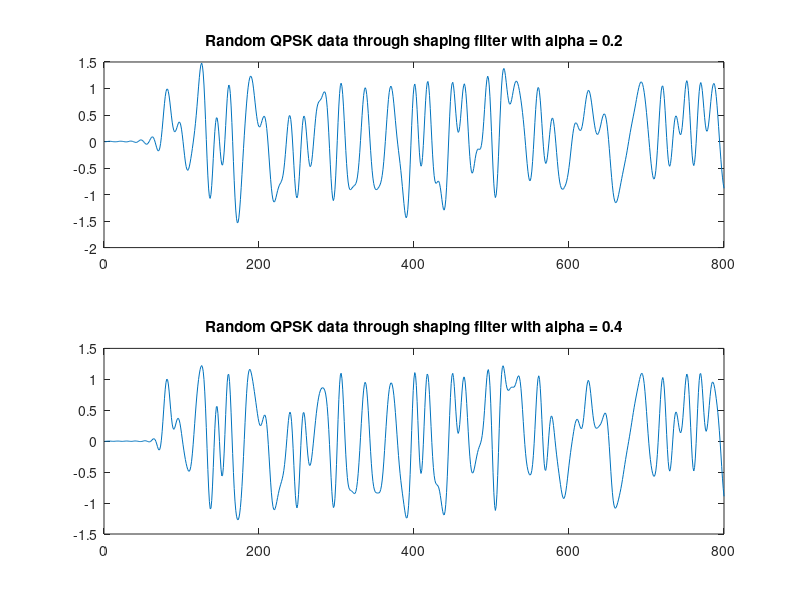

Write the MATLAB code that produced this figure. (Note: this script raises an error after producing the figure.)
clear
load workspace
close all

N = 1000;
x0 = ((floor(4*rand(1,N))-1.5)/1.5)+j*((floor(4*rand(1,N))-1.5)/1.5);
x1 = zeros(1, 8*N);
x1(1:8:8*N) = x0;
x1 = filter(h1,1,x1);
subplot(2,1,1)
plot(real(x1(1:800)))
title('Random QPSK data through shaping filter with alpha = 0.2')

x2 = zeros(1, 8*N);
x2(1:8:8*N) = x0;
x2 = filter(h2,1,x2);
subplot(2,1,2)
plot(real(x2(1:800)))
title('Random QPSK data through shaping filter with alpha = 0.4')
save('workspace.mat')
